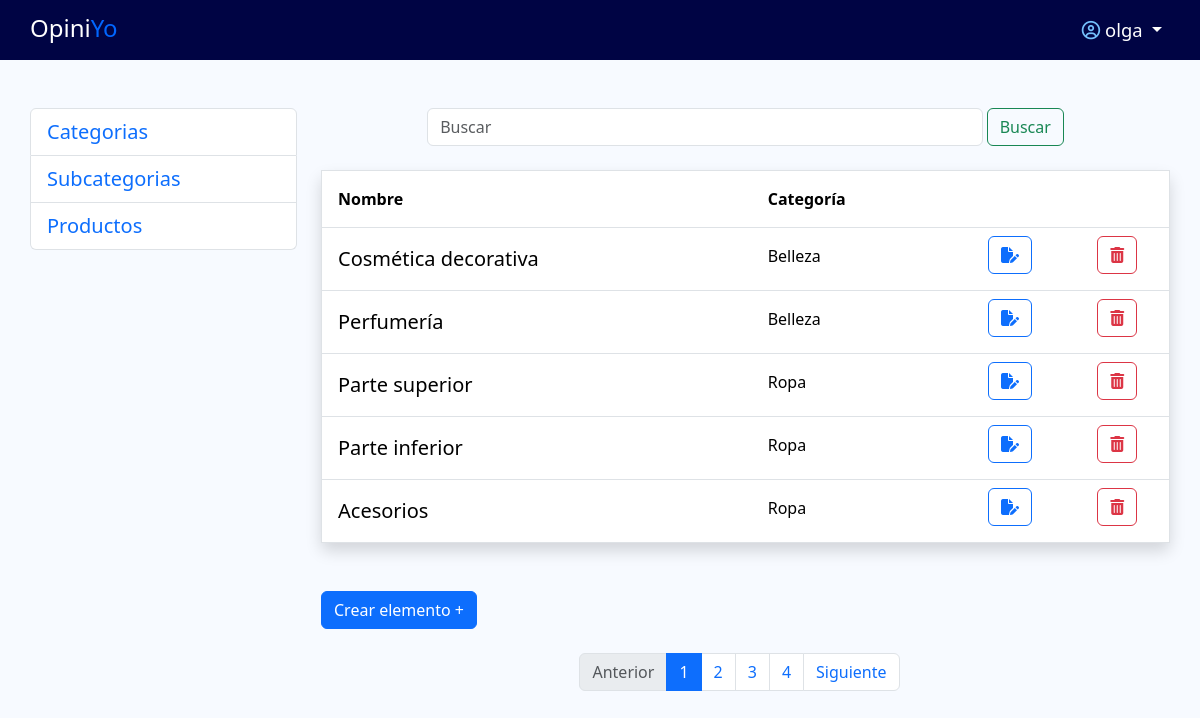
Screenshot of /OpiniYo/admin/subcategorias/index.php (signed in) with the database file from the repository.
### tables this page shows
CREATE TABLE IF NOT EXISTS `subcategoria` (
  `IDSubcategoria` int unsigned NOT NULL AUTO_INCREMENT,
  `FechaAltaSubcategoria` timestamp NULL DEFAULT NULL,
  `FechaModificacionSubcategoria` timestamp NULL DEFAULT NULL,
  `ActivoSubcategoria` varchar(2) DEFAULT 'Si',
  `NombreSubcategoria` varchar(50) DEFAULT NULL,
  `CategoriaSubcategoria` int unsigned NOT NULL,
  PRIMARY KEY (`IDSubcategoria`),
  KEY `FK__categoria` (`CategoriaSubcategoria`),
  CONSTRAINT `FK__categoria` FOREIGN KEY (`CategoriaSubcategoria`) REFERENCES `categoria` (`IDCategoria`) ON DELETE CASCADE
);

CREATE TABLE IF NOT EXISTS `categoria` (
  `IDCategoria` int unsigned NOT NULL AUTO_INCREMENT,
  `FechaAltaCategoria` timestamp NULL DEFAULT NULL,
  `FechaModificacionCategoria` timestamp NULL DEFAULT NULL,
  `ActivoCategoria` varchar(2) DEFAULT 'Si',
  `NombreCategoria` varchar(255) DEFAULT NULL,
  PRIMARY KEY (`IDCategoria`)
);

### OpiniYo/conecta.php (called while the page is built, shortened)
<?php
	include('inc/bbdd.inc.php');
	$db = new DB_Connector();

### OpiniYo/func.php (called while the page is built, shortened)
<?php
include 'conecta.php';
function todas_subcategoriasPag($start, $limit) : array{
    global $db;
    $sql = "SELECT * FROM subcategoria sub
    JOIN categoria cat ON sub.CategoriaSubcategoria = cat.IDCategoria
    LIMIT " . $start . ", " . $limit;
    $objeto_subcategorias = $db->Execute($sql);
    $todas_subcategorias = [];
    if($objeto_subcategorias -> RecordCount() > 0){
        while (!$objeto_subcategorias -> EOF){
            $IDSubcategoria = $objeto_subcategorias ->fields["IDSubcategoria"];
            $NombreSubcategoria = $objeto_subcategorias ->fields["NombreSubcategoria"];
            $NombreCategoria = $objeto_subcategorias ->fields["NombreCategoria"];
            $todas_subcategorias [] = [
                "IDSubcategoria" =>  $IDSubcategoria,
                "NombreSubcategoria" =>  $NombreSubcategoria,
                "NombreCategoria" =>  $NombreCategoria,
            ];
            $objeto_subcategorias->MoveNext();
        }
    }
    return $todas_subcategorias;
}

### OpiniYo/inc/bbdd.inc.php (called while the page is built, shortened)
<?php
	class DB_Connector {
		var $cnx;
		var $Servidor = "localhost";
		var $Usuario = "root";
		var $Clave = "olgata";
		var $Base = "opiniyo";
		function Connect() {
			$this->cnx = mysqli_connect($this->Servidor, $this->Usuario, $this->Clave, $this->Base) or die("ERROR: No se pudo establecer la conexion con la base de datos");
			mysqli_set_charset($this->cnx, "utf8");
		}
		function Execute($query) {
			$rs = mysqli_query($this->cnx, $query);
			$aux = new Result_Set();
			$aux->Load($rs);
			return $aux;
		}
	}
	class Result_Set {
		var $result;
		var $numRows;
		var $index = 0;
		function Load($rs) {
			$this->result = $rs;
			if ($rs) {
				if (is_object($rs)) {
					$this->numRows = mysqli_num_rows($rs);
					$this->fields = mysqli_fetch_array($rs);
					$this->index = 1;
				}
			}
		}
		function RecordCount() {
			return $this->numRows;
		}
		function MoveNext() {
			$this->fields = mysqli_fetch_array($this->result);
			$this->index ++;
			if($this->index > $this->numRows) {
				$this->EOF = true;
			}
		}
	}
?>

### OpiniYo/admin/subcategorias/index.php (the view, shortened to what this page needs)
<?php include '../../func.php';
global $db;
$limit = 5;
$page = isset($_GET['page']) ? $_GET['page'] : 1;
$start = ($page - 1) * $limit;
$sql2 = "SELECT count(IDSubcategoria) as total FROM subcategoria";
$objeto2 = $db->Execute($sql2);
$resultado2 = [];
if ($objeto2 -> RecordCount() > 0){
    while (!$objeto2 -> EOF){
        $total = $objeto2->fields["total"];
        $resultado2 [] = [
            "total" =>  $total,
        ];
        $objeto2->MoveNext();
    }
}
$total = $resultado2[0]['total'];
$pages = ceil($total/$limit);
$showPagination = $pages > 1;
$Previous = max(1, $page - 1);
$Next = min($page + 1, $pages);
$previousDisabled = ($page <= 1) ? 'disabled' : '';
$nextDisabled = ($page >= $pages) ? 'disabled' : '';
?>
<!DOCTYPE html>
<html lang="en">
<head>
    <link rel="stylesheet" href="../../css/bootstrap.css">
    <link rel="stylesheet" href="../../css/variables.css">
    <link rel="stylesheet" href="../../css/style.css">
    <link rel="stylesheet" href="../../css/admin.css">
</head>
<body class="body">
    <?php include '../admin-header.php'?>
    <div class="container pt-5 pb-3 pe-0 ps-0">
        <div class="row ps-3 pe-3 ps-sm-0 pe-sm-0">
            <div class="sidebar col-md-3 col-12 mb-4">
                <ul class="list-group">
                    <li class="list-group-item">
                        <a href="../categorias/index.php">Categorias</a>
                    </li>
                    <li class="list-group-item">
                        <a href="#">Subcategorias</a>
                    </li>
                    <li class="list-group-item">
                        <a href="../productos/index.php">Productos</a>
                    </li>
                </ul>
            </div>
            <div class="col-12 col-md-9">
                <div class="w-100 text-center d-flex justify-content-center mb-4">
                    <form class="d-flex  w-75" role="search" method="post" action="buscarSubcategorias.php">
                        <input class="form-control me-1" type="search" placeholder="Buscar" aria-label="Search" name="elementoBuscado">
                        <button class="btn btn-outline-success btn-search" type="submit" name="btn-buscadorOpiniones">Buscar</button>
                    </form>
                </div>
                <table class="table col-9 table-hover border shadow p-3 mb-5 bg-body rounded" >
                    <thead>
                    <tr>
                        <th scope="col" class="nombre p-3">Nombre</th>
                        <th scope="col" class="categoria p-3">Categoría</th>
                        <th scope="col"></th>
                        <th scope="col"></th>
                    </tr>
                    </thead>
                    <tbody id="tbody">
                        <?php
                            $subcategorias = todas_subcategoriasPag($start, $limit);
                            foreach ($subcategorias as $subcategoria){?>
                                <tr data-id="<?php print $subcategoria['IDSubcategoria'] ?>">
                                    <td class="nombreRow p-3 fs-5"><?php print $subcategoria['NombreSubcategoria'] ?></td>
                                    <td class="categoriaRow p-3"><?php print $subcategoria['NombreCategoria'] ?></td>
                                    <td class="text-center"><button id="btn-modificar" class="btn-modificar btn btn-outline-primary" data-id="<?php print $subcategoria['IDSubcategoria'] ?>"><i class="fa-solid fa-file-pen"></i></button></td>
                                    <td class="text-center"><button id="btn-borrar" class="btn-borrar btn btn-outline-danger"><i class="fa-solid fa-trash-can"></i></button></td>
                                </tr>
                            <?php }
                        ?>
                    </tbody>
                </table>
                <button type="button" class="btn btn-primary" data-bs-toggle="modal" data-bs-target="#exampleModal">
                    Crear elemento +
                </button>
                <div class="row text-center mt-4">
                    <?php if($showPagination){ ?>
                        <div class="pagination d-flex justify-content-center">
                            <nav aria-label="Page navigation example">
                                <ul class="pagination justify-content-center">
                                    <li class="page-item <?= $previousDisabled ?>">
                                        <a class="page-link" href="index.php?page=<?= $Previous ?>" tabindex="-1">Anterior</a>
                                    </li>
                                    <?php for($i = 1; $i <= $pages; $i++) { ?>
                                        <li class="page-item <?= ($i == $page) ? 'active' : '' ?>">
                                            <a class="page-link" href="index.php?page=<?= $i ?>"><?= $i ?></a>
                                        </li>
                                    <?php } ?>
                                    <li class="page-item <?= $nextDisabled ?>">
                                        <a class="page-link" href="index.php?page=<?= $Next ?>">Siguiente</a>
                                    </li>
                                </ul>
                            </nav>
                        </div>
                    <?php  } ?>
                </div>
            </div>
        </div>
    </div>
</body>
</html>

### OpiniYo/css/variables.css (style rules this page uses)
:root { --color-primary: #ffffff; --header-bg-color: #000444; --color-blue-light: #0066FF; --color-text: #303E67; --color-border: #F1F4FA; }

### OpiniYo/css/style.css (style rules this page uses)
body { color: black !important; }

### OpiniYo/css/admin.css (style rules this page uses)
a { text-decoration: none !important; font-size: 20px; }
.body { background-color: #F7FAFF !important; }

### rows the page displays
subcategoria: NombreSubcategoria "Cosmética decorativa", CategoriaSubcategoria.NombreCategoria "Belleza"
subcategoria: NombreSubcategoria "Perfumería", CategoriaSubcategoria.NombreCategoria "Belleza"
subcategoria: NombreSubcategoria "Parte superior", CategoriaSubcategoria.NombreCategoria "Ropa"
subcategoria: NombreSubcategoria "Parte inferior", CategoriaSubcategoria.NombreCategoria "Ropa"
subcategoria: NombreSubcategoria "Acesorios", CategoriaSubcategoria.NombreCategoria "Ropa"

### other values shown
$_SESSION['loginAdmin'] "olga"
